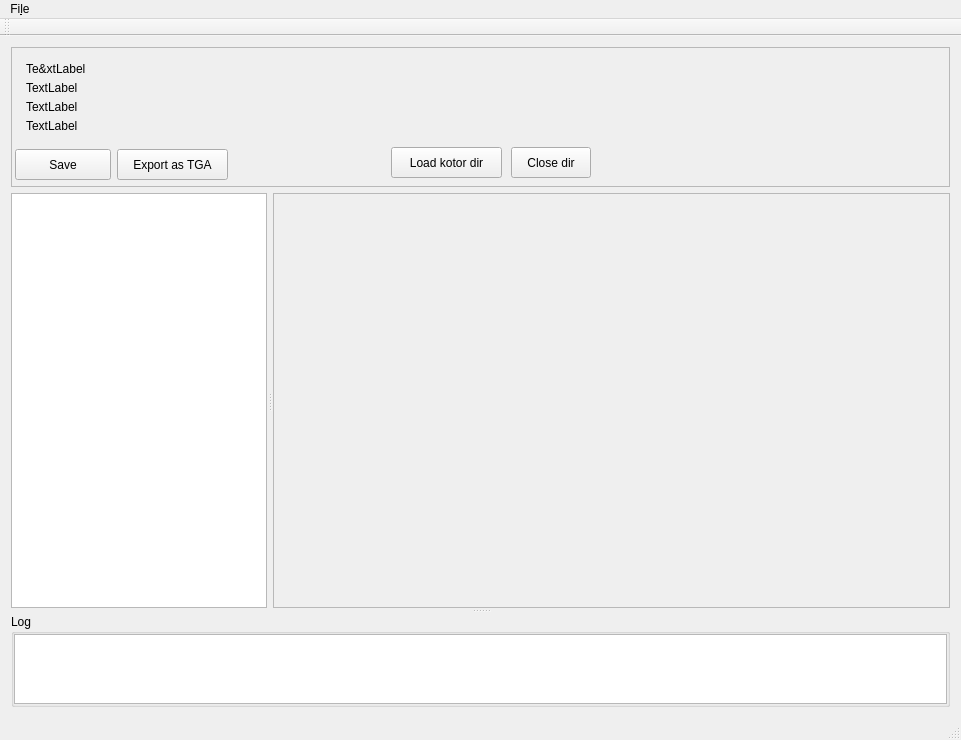
<?xml version="1.0" encoding="UTF-8"?>
<ui version="4.0">
 <class>MainWindow</class>
 <widget class="QMainWindow" name="MainWindow">
  <property name="enabled">
   <bool>true</bool>
  </property>
  <property name="geometry">
   <rect>
    <x>0</x>
    <y>0</y>
    <width>961</width>
    <height>740</height>
   </rect>
  </property>
  <property name="sizePolicy">
   <sizepolicy hsizetype="Minimum" vsizetype="Preferred">
    <horstretch>0</horstretch>
    <verstretch>0</verstretch>
   </sizepolicy>
  </property>
  <property name="minimumSize">
   <size>
    <width>300</width>
    <height>300</height>
   </size>
  </property>
  <property name="windowTitle">
   <string>Phaethon-qt</string>
  </property>
  <widget class="QWidget" name="centralWidget">
   <property name="sizePolicy">
    <sizepolicy hsizetype="Minimum" vsizetype="Minimum">
     <horstretch>0</horstretch>
     <verstretch>0</verstretch>
    </sizepolicy>
   </property>
   <property name="autoFillBackground">
    <bool>false</bool>
   </property>
   <layout class="QGridLayout" name="gridLayout_2">
    <item row="1" column="0">
     <widget class="QSplitter" name="splitter_2">
      <property name="sizePolicy">
       <sizepolicy hsizetype="Preferred" vsizetype="Expanding">
        <horstretch>0</horstretch>
        <verstretch>3</verstretch>
       </sizepolicy>
      </property>
      <property name="orientation">
       <enum>Qt::Vertical</enum>
      </property>
      <property name="handleWidth">
       <number>6</number>
      </property>
      <property name="childrenCollapsible">
       <bool>false</bool>
      </property>
      <widget class="QSplitter" name="splitter">
       <property name="sizePolicy">
        <sizepolicy hsizetype="Expanding" vsizetype="Preferred">
         <horstretch>0</horstretch>
         <verstretch>8</verstretch>
        </sizepolicy>
       </property>
       <property name="orientation">
        <enum>Qt::Horizontal</enum>
       </property>
       <property name="handleWidth">
        <number>6</number>
       </property>
       <property name="childrenCollapsible">
        <bool>false</bool>
       </property>
       <widget class="QTreeView" name="treeView">
        <property name="sizePolicy">
         <sizepolicy hsizetype="Minimum" vsizetype="Expanding">
          <horstretch>0</horstretch>
          <verstretch>0</verstretch>
         </sizepolicy>
        </property>
        <property name="minimumSize">
         <size>
          <width>50</width>
          <height>0</height>
         </size>
        </property>
        <property name="indentation">
         <number>21</number>
        </property>
       </widget>
       <widget class="QFrame" name="frame">
        <property name="sizePolicy">
         <sizepolicy hsizetype="Preferred" vsizetype="Preferred">
          <horstretch>8</horstretch>
          <verstretch>0</verstretch>
         </sizepolicy>
        </property>
        <property name="frameShape">
         <enum>QFrame::StyledPanel</enum>
        </property>
        <layout class="QHBoxLayout" name="horizontalLayout_6">
         <property name="leftMargin">
          <number>0</number>
         </property>
         <property name="topMargin">
          <number>0</number>
         </property>
         <property name="rightMargin">
          <number>0</number>
         </property>
         <property name="bottomMargin">
          <number>0</number>
         </property>
         <item>
          <layout class="QHBoxLayout" name="resLayout"/>
         </item>
        </layout>
       </widget>
      </widget>
      <widget class="QGroupBox" name="groupBox_2">
       <property name="sizePolicy">
        <sizepolicy hsizetype="Preferred" vsizetype="Preferred">
         <horstretch>0</horstretch>
         <verstretch>1</verstretch>
        </sizepolicy>
       </property>
       <property name="title">
        <string>Log</string>
       </property>
       <layout class="QHBoxLayout" name="horizontalLayout">
        <property name="leftMargin">
         <number>0</number>
        </property>
        <property name="topMargin">
         <number>0</number>
        </property>
        <property name="rightMargin">
         <number>0</number>
        </property>
        <property name="bottomMargin">
         <number>0</number>
        </property>
        <item>
         <widget class="QTextEdit" name="log">
          <property name="sizePolicy">
           <sizepolicy hsizetype="Expanding" vsizetype="Preferred">
            <horstretch>0</horstretch>
            <verstretch>0</verstretch>
           </sizepolicy>
          </property>
          <property name="readOnly">
           <bool>true</bool>
          </property>
          <property name="html">
           <string>&lt;!DOCTYPE HTML PUBLIC &quot;-//W3C//DTD HTML 4.0//EN&quot; &quot;http://www.w3.org/TR/REC-html40/strict.dtd&quot;&gt;
&lt;html&gt;&lt;head&gt;&lt;meta name=&quot;qrichtext&quot; content=&quot;1&quot; /&gt;&lt;style type=&quot;text/css&quot;&gt;
p, li { white-space: pre-wrap; }
&lt;/style&gt;&lt;/head&gt;&lt;body style=&quot; font-family:'Noto Sans'; font-size:10pt; font-weight:400; font-style:normal;&quot;&gt;
&lt;p style=&quot;-qt-paragraph-type:empty; margin-top:0px; margin-bottom:0px; margin-left:0px; margin-right:0px; -qt-block-indent:0; text-indent:0px; font-family:'Sans';&quot;&gt;&lt;br /&gt;&lt;/p&gt;&lt;/body&gt;&lt;/html&gt;</string>
          </property>
         </widget>
        </item>
       </layout>
      </widget>
     </widget>
    </item>
    <item row="0" column="0">
     <widget class="QFrame" name="frame_2">
      <property name="sizePolicy">
       <sizepolicy hsizetype="Preferred" vsizetype="Fixed">
        <horstretch>0</horstretch>
        <verstretch>0</verstretch>
       </sizepolicy>
      </property>
      <property name="minimumSize">
       <size>
        <width>0</width>
        <height>140</height>
       </size>
      </property>
      <property name="frameShape">
       <enum>QFrame::StyledPanel</enum>
      </property>
      <widget class="QWidget" name="">
       <property name="geometry">
        <rect>
         <x>4</x>
         <y>4</y>
         <width>941</width>
         <height>92</height>
        </rect>
       </property>
       <layout class="QVBoxLayout" name="verticalLayout">
        <item>
         <widget class="QLabel" name="resLabelName">
          <property name="font">
           <font>
            <pointsize>9</pointsize>
            <weight>50</weight>
            <bold>false</bold>
           </font>
          </property>
          <property name="cursor">
           <cursorShape>IBeamCursor</cursorShape>
          </property>
          <property name="frameShadow">
           <enum>QFrame::Raised</enum>
          </property>
          <property name="text">
           <string>Te&amp;xtLabel</string>
          </property>
          <property name="alignment">
           <set>Qt::AlignLeading|Qt::AlignLeft|Qt::AlignTop</set>
          </property>
          <property name="textInteractionFlags">
           <set>Qt::LinksAccessibleByMouse|Qt::TextSelectableByMouse</set>
          </property>
         </widget>
        </item>
        <item>
         <widget class="QLabel" name="resLabelSize">
          <property name="font">
           <font>
            <pointsize>9</pointsize>
            <weight>50</weight>
            <bold>false</bold>
           </font>
          </property>
          <property name="cursor">
           <cursorShape>IBeamCursor</cursorShape>
          </property>
          <property name="frameShadow">
           <enum>QFrame::Raised</enum>
          </property>
          <property name="text">
           <string>TextLabel</string>
          </property>
          <property name="alignment">
           <set>Qt::AlignLeading|Qt::AlignLeft|Qt::AlignTop</set>
          </property>
          <property name="textInteractionFlags">
           <set>Qt::LinksAccessibleByMouse|Qt::TextSelectableByMouse</set>
          </property>
         </widget>
        </item>
        <item>
         <widget class="QLabel" name="resLabelFileType">
          <property name="font">
           <font>
            <pointsize>9</pointsize>
            <weight>50</weight>
            <bold>false</bold>
           </font>
          </property>
          <property name="cursor">
           <cursorShape>IBeamCursor</cursorShape>
          </property>
          <property name="frameShadow">
           <enum>QFrame::Raised</enum>
          </property>
          <property name="text">
           <string>TextLabel</string>
          </property>
          <property name="alignment">
           <set>Qt::AlignLeading|Qt::AlignLeft|Qt::AlignTop</set>
          </property>
          <property name="textInteractionFlags">
           <set>Qt::LinksAccessibleByMouse|Qt::TextSelectableByMouse</set>
          </property>
         </widget>
        </item>
        <item>
         <widget class="QLabel" name="resLabelResType">
          <property name="font">
           <font>
            <pointsize>9</pointsize>
            <weight>50</weight>
            <bold>false</bold>
           </font>
          </property>
          <property name="cursor">
           <cursorShape>IBeamCursor</cursorShape>
          </property>
          <property name="frameShadow">
           <enum>QFrame::Raised</enum>
          </property>
          <property name="text">
           <string>TextLabel</string>
          </property>
          <property name="alignment">
           <set>Qt::AlignLeading|Qt::AlignLeft|Qt::AlignTop</set>
          </property>
          <property name="textInteractionFlags">
           <set>Qt::LinksAccessibleByMouse|Qt::TextSelectableByMouse</set>
          </property>
         </widget>
        </item>
       </layout>
      </widget>
      <widget class="QPushButton" name="bLoadKotorDir">
       <property name="geometry">
        <rect>
         <x>380</x>
         <y>100</y>
         <width>111</width>
         <height>31</height>
        </rect>
       </property>
       <property name="sizePolicy">
        <sizepolicy hsizetype="Maximum" vsizetype="Fixed">
         <horstretch>0</horstretch>
         <verstretch>0</verstretch>
        </sizepolicy>
       </property>
       <property name="text">
        <string>Load kotor dir</string>
       </property>
      </widget>
      <widget class="QPushButton" name="bSave">
       <property name="geometry">
        <rect>
         <x>4</x>
         <y>102</y>
         <width>96</width>
         <height>31</height>
        </rect>
       </property>
       <property name="sizePolicy">
        <sizepolicy hsizetype="Maximum" vsizetype="Fixed">
         <horstretch>0</horstretch>
         <verstretch>0</verstretch>
        </sizepolicy>
       </property>
       <property name="text">
        <string>Save</string>
       </property>
      </widget>
      <widget class="QPushButton" name="bCloseDir">
       <property name="geometry">
        <rect>
         <x>500</x>
         <y>100</y>
         <width>80</width>
         <height>31</height>
        </rect>
       </property>
       <property name="sizePolicy">
        <sizepolicy hsizetype="Maximum" vsizetype="Fixed">
         <horstretch>0</horstretch>
         <verstretch>0</verstretch>
        </sizepolicy>
       </property>
       <property name="text">
        <string>Close dir</string>
       </property>
      </widget>
      <widget class="QPushButton" name="bExportTGA">
       <property name="geometry">
        <rect>
         <x>106</x>
         <y>102</y>
         <width>111</width>
         <height>31</height>
        </rect>
       </property>
       <property name="text">
        <string>Export as TGA</string>
       </property>
      </widget>
     </widget>
    </item>
   </layout>
   <zorder>splitter_2</zorder>
   <zorder>bLoadKotorDir</zorder>
   <zorder>bSave</zorder>
   <zorder>bCloseDir</zorder>
   <zorder>bExportTGA</zorder>
   <zorder>resourcePanel</zorder>
   <zorder></zorder>
   <zorder></zorder>
   <zorder>gridLayoutWidget</zorder>
   <zorder>frame_2</zorder>
  </widget>
  <widget class="QMenuBar" name="menuBar">
   <property name="geometry">
    <rect>
     <x>0</x>
     <y>0</y>
     <width>961</width>
     <height>27</height>
    </rect>
   </property>
   <widget class="QMenu" name="menuFile">
    <property name="title">
     <string>Fi&amp;le</string>
    </property>
    <addaction name="actionOpenDirectory"/>
    <addaction name="separator"/>
    <addaction name="actionClose"/>
    <addaction name="separator"/>
    <addaction name="actionQuit"/>
   </widget>
   <addaction name="menuFile"/>
  </widget>
  <widget class="QStatusBar" name="statusBar">
   <property name="cursor">
    <cursorShape>IBeamCursor</cursorShape>
   </property>
   <property name="mouseTracking">
    <bool>true</bool>
   </property>
   <property name="focusPolicy">
    <enum>Qt::ClickFocus</enum>
   </property>
   <property name="contextMenuPolicy">
    <enum>Qt::NoContextMenu</enum>
   </property>
  </widget>
  <widget class="QToolBar" name="toolBar">
   <property name="windowTitle">
    <string>toolBar</string>
   </property>
   <attribute name="toolBarArea">
    <enum>TopToolBarArea</enum>
   </attribute>
   <attribute name="toolBarBreak">
    <bool>false</bool>
   </attribute>
  </widget>
  <action name="actionOpenDirectory">
   <property name="text">
    <string>&amp;Open directory</string>
   </property>
  </action>
  <action name="actionClose">
   <property name="text">
    <string>&amp;Close</string>
   </property>
  </action>
  <action name="actionQuit">
   <property name="text">
    <string>&amp;Quit</string>
   </property>
  </action>
 </widget>
 <layoutdefault spacing="6" margin="11"/>
 <resources/>
 <connections/>
</ui>
